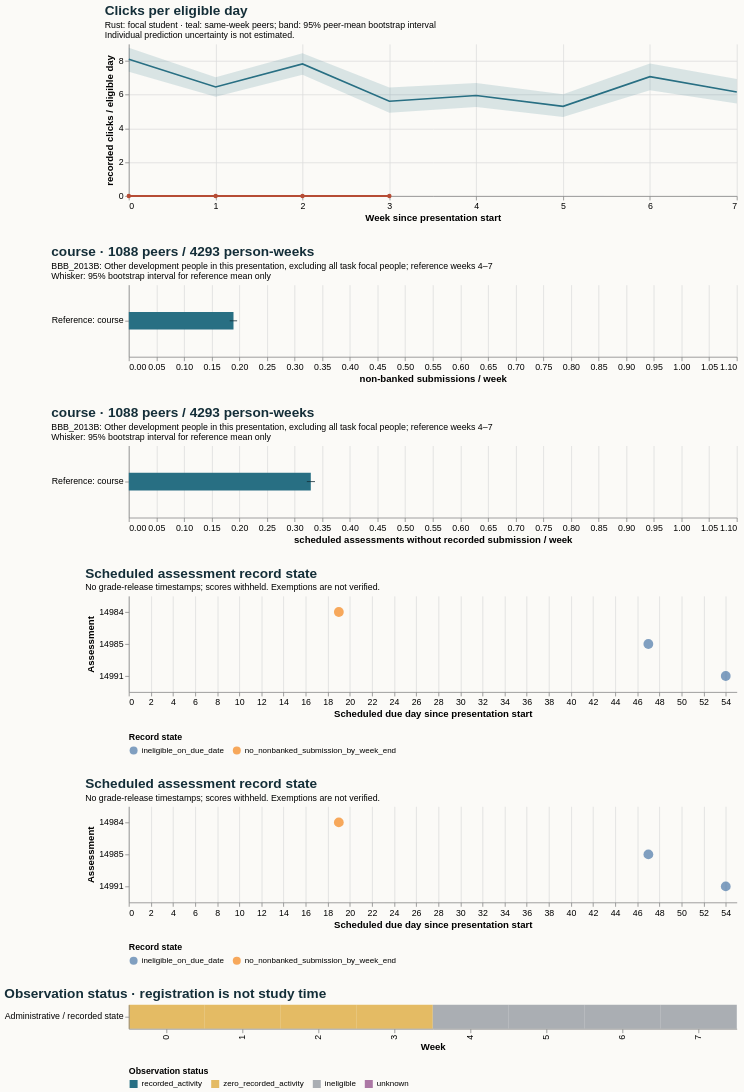

Source (Vega-Lite JSON):
### Vega-Lite specification from a JSON file in a GitHub repository (floating-point values rounded to 4 significant figures)
{"$schema": "https://vega.github.io/schema/vega-lite/v5.20.1.json", "config": {"axis": {"labelFontSize": 11, "titleFontSize": 12}, "background": "#fbfaf7", "font": "sans-serif", "title": {"anchor": "start", "color": "#142e38", "fontSize": 17, "subtitleFontSize": 11}, "view": {"continuousHeight": 300, "continuousWidth": 300, "stroke": null}}, "datasets": {"data-4a307a2fc963c3a6614d7f06aa65d841": [{"hi": null, "lo": null, "series": "Focal: weeks 4–7", "value": null}, {"hi": 0.196, "lo": 0.1826, "series": "Reference: course", "value": 0.1894}], "data-8cb647addeba0d053e5f3fbcbcd644f6": [{"eligible_days": 7.0, "end_day": 6, "logging_completeness": "unknown", "observation_status": "zero_recorded_activity", "row": "Administrative / recorded state", "score_status": "withheld_release_time_unknown", "start_day": 0, "value": 0.0, "week": 0}, {"eligible_days": 7.0, "end_day": 13, "logging_completeness": "unknown", "observation_status": "zero_recorded_activity", "row": "Administrative / recorded state", "score_status": "withheld_release_time_unknown", "start_day": 7, "value": 0.0, "week": 1}, {"eligible_days": 7.0, "end_day": 20, "logging_completeness": "unknown", "observation_status": "zero_recorded_activity", "row": "Administrative / recorded state", "score_status": "withheld_release_time_unknown", "start_day": 14, "value": 0.0, "week": 2}, {"eligible_days": 6.0, "end_day": 27, "logging_completeness": "unknown", "observation_status": "zero_recorded_activity", "row": "Administrative / recorded state", "score_status": "withheld_release_time_unknown", "start_day": 21, "value": 0.0, "week": 3}, {"eligible_days": 0.0, "end_day": 34, "logging_completeness": "unknown", "observation_status": "ineligible", "row": "Administrative / recorded state", "score_status": "withheld_release_time_unknown", "start_day": 28, "value": null, "week": 4}, {"eligible_days": 0.0, "end_day": 41, "logging_completeness": "unknown", "observation_status": "ineligible", "row": "Administrative / recorded state", "score_status": "withheld_release_time_unknown", "start_day": 35, "value": null, "week": 5}, {"eligible_days": 0.0, "end_day": 48, "logging_completeness": "unknown", "observation_status": "ineligible", "row": "Administrative / recorded state", "score_status": "withheld_release_time_unknown", "start_day": 42, "value": null, "week": 6}, {"eligible_days": 0.0, "end_day": 55, "logging_completeness": "unknown", "observation_status": "ineligible", "row": "Administrative / recorded state", "score_status": "withheld_release_time_unknown", "start_day": 49, "value": null, "week": 7}], "data-8d98f84b09b14f4e9603215ffb90b5cd": [{"as_of_day": 20, "assessment_id": 14984, "course": "BBB_2013B", "due_day": 19, "person_id": 555995, "score_status": "withheld_release_time_unknown", "state": "no_nonbanked_submission_by_week_end", "week": 2}, {"as_of_day": 48, "assessment_id": 14985, "course": "BBB_2013B", "due_day": 47, "person_id": 555995, "score_status": "withheld_release_time_unknown", "state": "ineligible_on_due_date", "week": 6}, {"as_of_day": 55, "assessment_id": 14991, "course": "BBB_2013B", "due_day": 54, "person_id": 555995, "score_status": "withheld_release_time_unknown", "state": "ineligible_on_due_date", "week": 7}], "data-b1d835f93ad340b8b1b47b5028e08651": [{"end_day": 6, "focal_value": 0.0, "peer_ci_high": 8.783, "peer_ci_low": 7.362, "peer_mean": 8.1, "peer_observations": 1159, "peer_people": 1159, "reference": "course", "unit": "recorded clicks / eligible day", "week": 0}, {"end_day": 13, "focal_value": 0.0, "peer_ci_high": 7.035, "peer_ci_low": 5.882, "peer_mean": 6.456, "peer_observations": 1151, "peer_people": 1151, "reference": "course", "unit": "recorded clicks / eligible day", "week": 1}, {"end_day": 20, "focal_value": 0.0, "peer_ci_high": 8.457, "peer_ci_low": 7.174, "peer_mean": 7.819, "peer_observations": 1133, "peer_people": 1133, "reference": "course", "unit": "recorded clicks / eligible day", "week": 2}, {"end_day": 27, "focal_value": 0.0, "peer_ci_high": 6.42, "peer_ci_low": 4.931, "peer_mean": 5.608, "peer_observations": 1125, "peer_people": 1125, "reference": "course", "unit": "recorded clicks / eligible day", "week": 3}, {"end_day": 34, "focal_value": null, "peer_ci_high": 6.692, "peer_ci_low": 5.266, "peer_mean": 5.954, "peer_observations": 1088, "peer_people": 1088, "reference": "course", "unit": "recorded clicks / eligible day", "week": 4}, {"end_day": 41, "focal_value": null, "peer_ci_high": 6.027, "peer_ci_low": 4.677, "peer_mean": 5.31, "peer_observations": 1081, "peer_people": 1081, "reference": "course", "unit": "recorded clicks / eligible day", "week": 5}, {"end_day": 48, "focal_value": null, "peer_ci_high": 7.852, "peer_ci_low": 6.259, "peer_mean": 7.065, "peer_observations": 1070, "peer_people": 1070, "reference": "course", "unit": "recorded clicks / eligible day", "week": 6}, {"end_day": 55, "focal_value": null, "peer_ci_high": 6.929, "peer_ci_low": 5.476, "peer_mean": 6.16, "peer_observations": 1054, "peer_people": 1054, "reference": "course", "unit": "recorded clicks / eligible day", "week": 7}], "data-b39fda953b31d1fd75087aa6a2c8a475": [{"hi": null, "lo": null, "series": "Focal: weeks 4–7", "value": null}, {"hi": 0.3369, "lo": 0.3221, "series": "Reference: course", "value": 0.3293}]}, "resolve": {"scale": {"color": "independent"}}, "spacing": 28, "vconcat": [{"data": {"name": "data-b1d835f93ad340b8b1b47b5028e08651"}, "height": 190, "layer": [{"encoding": {"x": {"axis": {"tickMinStep": 1}, "field": "week", "title": "Week since presentation start", "type": "quantitative"}, "y": {"field": "peer_ci_low", "scale": {"zero": true}, "title": "recorded clicks / eligible day", "type": "quantitative"}, "y2": {"field": "peer_ci_high"}}, "mark": {"color": "#286f83", "opacity": 0.16, "type": "area"}}, {"encoding": {"tooltip": [{"field": "week", "type": "quantitative"}, {"field": "peer_mean", "type": "quantitative"}, {"field": "peer_people", "type": "quantitative"}, {"field": "peer_observations", "type": "quantitative"}], "x": {"field": "week", "type": "quantitative"}, "y": {"field": "peer_mean", "type": "quantitative"}}, "mark": {"color": "#286f83", "strokeWidth": 2, "type": "line"}}, {"encoding": {"tooltip": [{"field": "week", "type": "quantitative"}, {"field": "focal_value", "type": "quantitative"}], "x": {"field": "week", "type": "quantitative"}, "y": {"field": "focal_value", "type": "quantitative"}}, "mark": {"color": "#b64c35", "point": {"color": "#b64c35"}, "strokeWidth": 2.5, "type": "line"}}], "title": {"subtitle": ["Rust: focal student · teal: same-week peers; band: 95% peer-mean bootstrap interval", "Individual prediction uncertainty is not estimated."], "text": "Clicks per eligible day"}, "width": 760}, {"data": {"name": "data-4a307a2fc963c3a6614d7f06aa65d841"}, "height": 90, "layer": [{"encoding": {"x": {"field": "value", "scale": {"domain": [0, 1.05], "zero": true}, "title": "non-banked submissions / week", "type": "quantitative"}, "y": {"field": "series", "sort": null, "title": null, "type": "nominal"}}, "mark": {"color": "#286f83", "size": 22, "type": "bar"}}, {"encoding": {"x": {"field": "lo", "type": "quantitative"}, "x2": {"field": "hi"}, "y": {"field": "series", "sort": null, "title": null, "type": "nominal"}}, "mark": {"color": "#142e38", "type": "rule"}}], "title": {"subtitle": ["BBB_2013B: Other development people in this presentation, excluding all task focal people; reference weeks 4–7", "Whisker: 95% bootstrap interval for reference mean only"], "text": "course · 1088 peers / 4293 person-weeks"}, "width": 760}, {"data": {"name": "data-b39fda953b31d1fd75087aa6a2c8a475"}, "height": 90, "layer": [{"encoding": {"x": {"field": "value", "scale": {"domain": [0, 1.05], "zero": true}, "title": "scheduled assessments without recorded submission / week", "type": "quantitative"}, "y": {"field": "series", "sort": null, "title": null, "type": "nominal"}}, "mark": {"color": "#286f83", "size": 22, "type": "bar"}}, {"encoding": {"x": {"field": "lo", "type": "quantitative"}, "x2": {"field": "hi"}, "y": {"field": "series", "sort": null, "title": null, "type": "nominal"}}, "mark": {"color": "#142e38", "type": "rule"}}], "title": {"subtitle": ["BBB_2013B: Other development people in this presentation, excluding all task focal people; reference weeks 4–7", "Whisker: 95% bootstrap interval for reference mean only"], "text": "course · 1088 peers / 4293 person-weeks"}, "width": 760}, {"data": {"name": "data-8d98f84b09b14f4e9603215ffb90b5cd"}, "encoding": {"color": {"field": "state", "legend": {"labelLimit": 400, "orient": "bottom"}, "title": "Record state", "type": "nominal"}, "tooltip": [{"field": "assessment_id", "type": "quantitative"}, {"field": "due_day", "type": "quantitative"}, {"field": "as_of_day", "type": "quantitative"}, {"field": "state", "type": "nominal"}, {"field": "score_status", "type": "nominal"}], "x": {"field": "due_day", "title": "Scheduled due day since presentation start", "type": "quantitative"}, "y": {"field": "assessment_id", "title": "Assessment", "type": "nominal"}}, "height": 120, "mark": {"filled": true, "size": 150, "type": "point"}, "title": {"subtitle": "No grade-release timestamps; scores withheld. Exemptions are not verified.", "text": "Scheduled assessment record state"}, "width": 760}, {"data": {"name": "data-8d98f84b09b14f4e9603215ffb90b5cd"}, "encoding": {"color": {"field": "state", "legend": {"labelLimit": 400, "orient": "bottom"}, "title": "Record state", "type": "nominal"}, "tooltip": [{"field": "assessment_id", "type": "quantitative"}, {"field": "due_day", "type": "quantitative"}, {"field": "as_of_day", "type": "quantitative"}, {"field": "state", "type": "nominal"}, {"field": "score_status", "type": "nominal"}], "x": {"field": "due_day", "title": "Scheduled due day since presentation start", "type": "quantitative"}, "y": {"field": "assessment_id", "title": "Assessment", "type": "nominal"}}, "height": 120, "mark": {"filled": true, "size": 150, "type": "point"}, "title": {"subtitle": "No grade-release timestamps; scores withheld. Exemptions are not verified.", "text": "Scheduled assessment record state"}, "width": 760}, {"data": {"name": "data-8cb647addeba0d053e5f3fbcbcd644f6"}, "encoding": {"color": {"field": "observation_status", "legend": {"labelLimit": 260, "orient": "bottom"}, "scale": {"domain": ["recorded_activity", "zero_recorded_activity", "ineligible", "unknown"], "range": ["#286f83", "#e4bb64", "#aaaeb3", "#ac78a5"]}, "title": "Observation status", "type": "nominal"}, "tooltip": [{"field": "week", "type": "quantitative"}, {"field": "eligible_days", "type": "quantitative"}, {"field": "observation_status", "type": "nominal"}, {"field": "logging_completeness", "type": "nominal"}], "x": {"field": "week", "title": "Week", "type": "ordinal"}, "y": {"field": "row", "title": null, "type": "nominal"}}, "height": 30, "mark": {"type": "rect"}, "title": "Observation status · registration is not study time", "width": 760}]}
